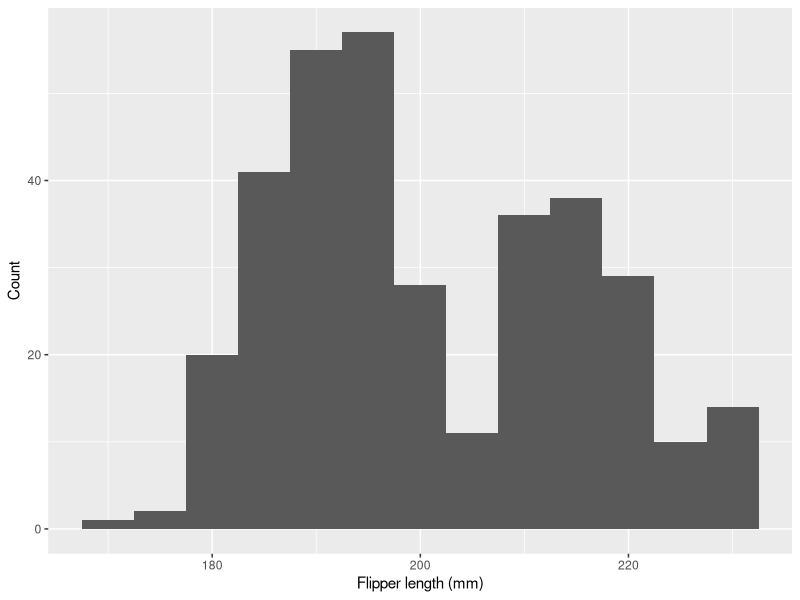
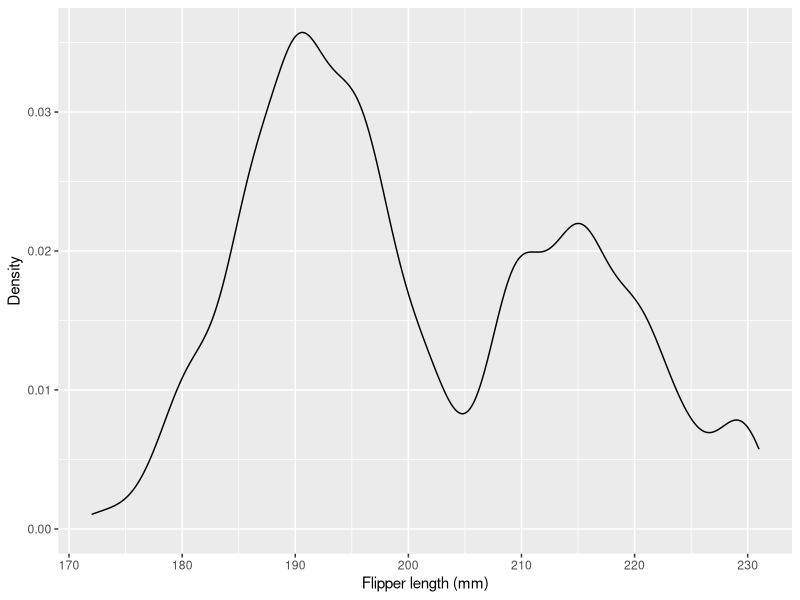
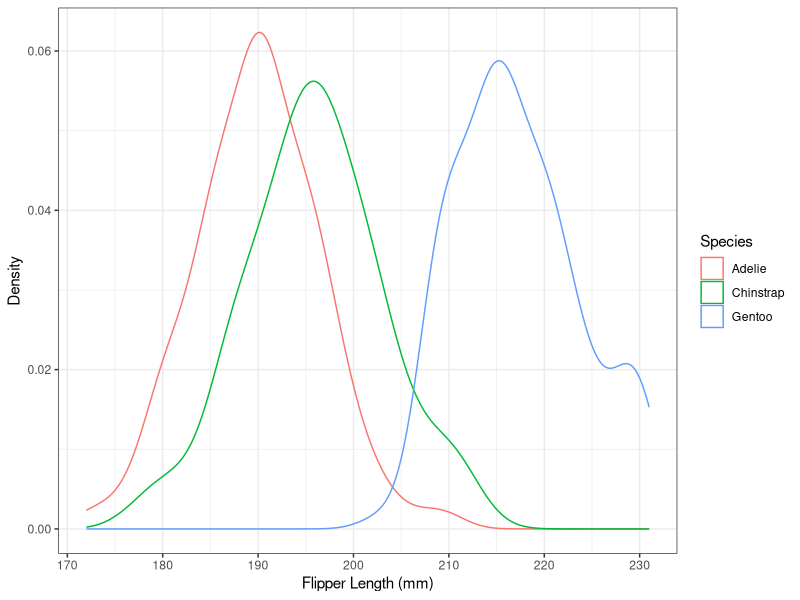
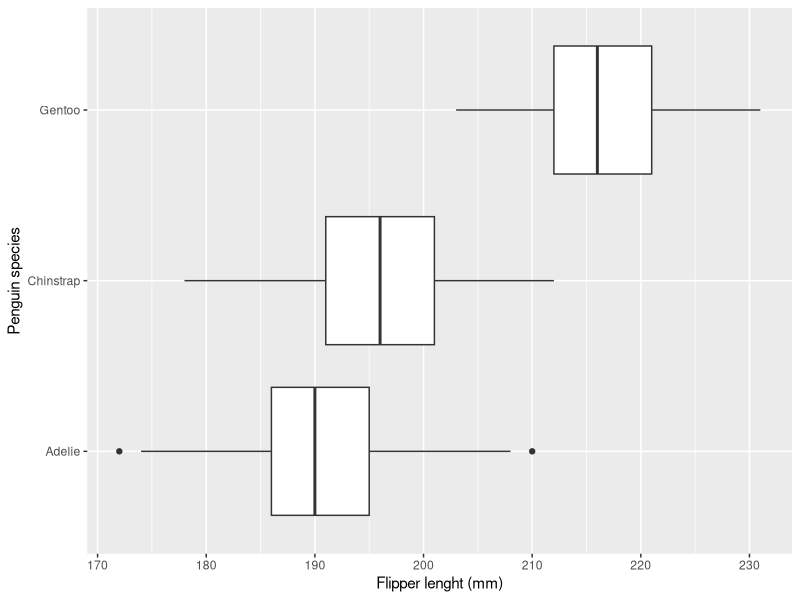
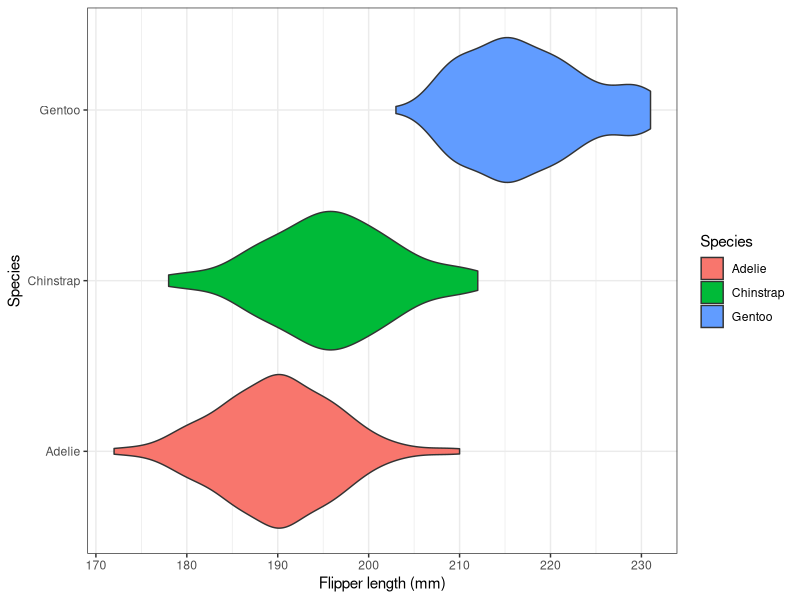
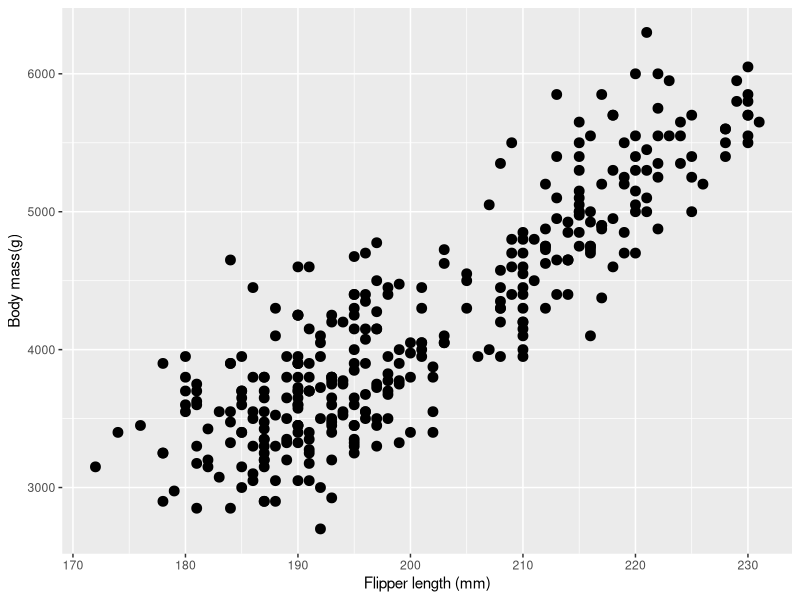
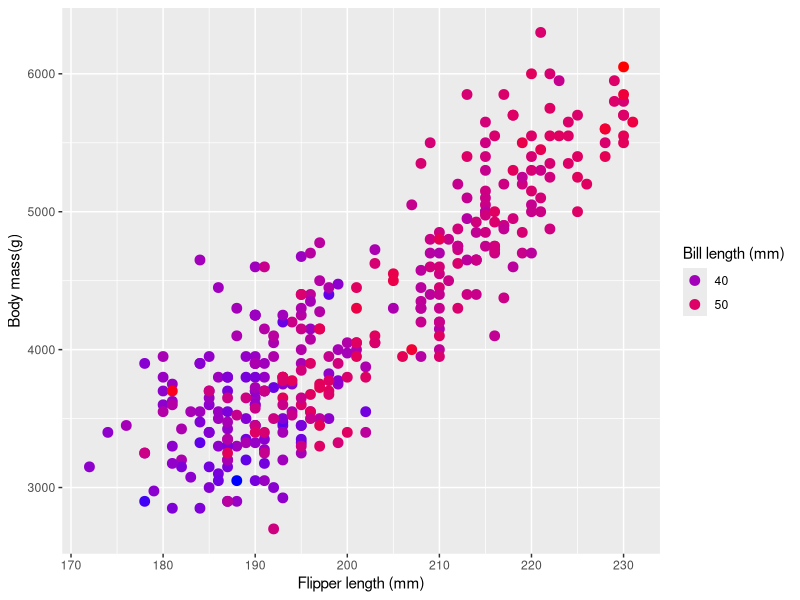
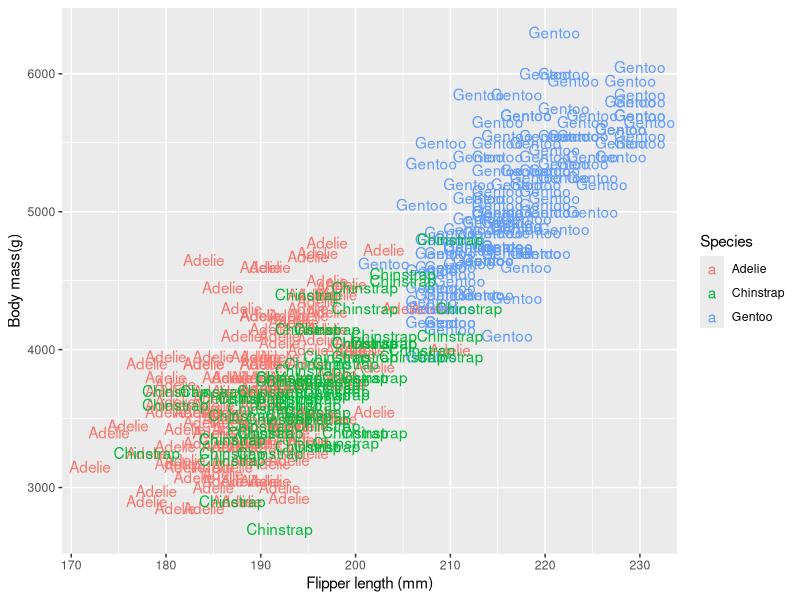

The R source for these figures, in order:
## ---- chunk 1
knitr::opts_chunk$set(echo = TRUE)
## ---- chunk 2
install.packages("tidyverse")
library(tidyverse)
## ---- chunk 3
install.packages("palmerpenguins")
## ---- chunk 4
library(palmerpenguins)
head(penguins)
## ---- chunk 5
univar_plot <- ggplot(data = penguins, aes(x=flipper_length_mm)) + xlab("Flipper length (mm)")
univar_plot + geom_histogram(binwidth = 5) + ylab("Count")
## ---- chunk 6
univar_plot + geom_density(adjust = 0.5) + ylab("Density")
## ---- chunk 7
ggplot(data = rename(penguins, Species = species), aes(x=flipper_length_mm, color=Species)) + geom_density() + theme_bw() + xlab("Flipper Length (mm)") + ylab("Density")
## ---- chunk 8
ggplot(data = penguins, aes(x=flipper_length_mm, y=species)) + geom_boxplot() + xlab("Flipper lenght (mm)") + ylab("Penguin species")
## ---- chunk 9
ggplot(data=rename(penguins, Species=species), aes(x=flipper_length_mm, y=Species, fill=Species)) + geom_violin() + theme_bw() + xlab("Flipper length (mm)")
## ---- chunk 10
mass_flipper_scatter <- ggplot(data=penguins, aes(y=body_mass_g, x=flipper_length_mm)) + xlab("Flipper length (mm)") + ylab("Body mass(g)")
mass_flipper_scatter + geom_point(size=3)
## ---- chunk 11
mass_flipper_scatter + geom_point(aes(color = bill_length_mm), size=3) + scale_color_gradient(low="blue", high="red")+guides(color=guide_legend("Bill length (mm)"))
## ---- chunk 12
mass_flipper_scatter + geom_text(aes(label=species, color=species)) + guides(color=guide_legend("Species"))
## ---- chunk 13
mass_flipper_scatter + geom_point() + facet_wrap(~species)
## ---- chunk 14
trend_plot <- ggplot(data=filter(penguins, species =="Gentoo"), aes(y=body_mass_g, x=flipper_length_mm)) + xlab("Flipper length (mm)") + ylab("Body mass (g)") + geom_point()
trend_plot + geom_smooth()
